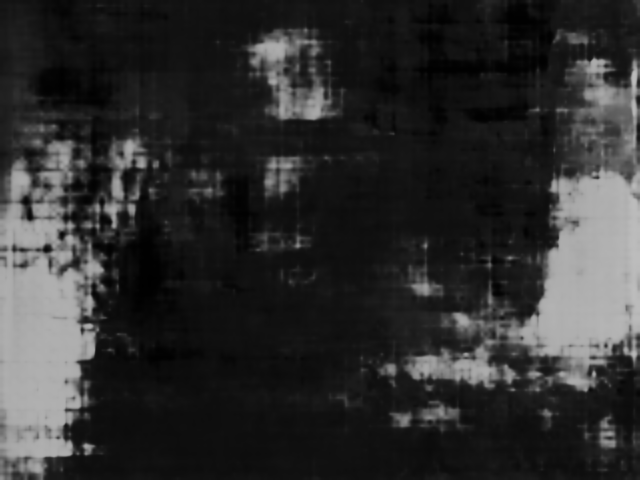
#> input picture PSMNet/Test_disparity.png, 640 x 480 px
$ python get_distance.py   (older library calls are emulated)
#> lines starting #> are read from the running program, lines starting #| are printed output that depends on the picture
import cv2
import numpy as np
import matplotlib.pyplot as plt

# 1. 读取生成的 16位 视差图 (必须加 -1 或 cv2.IMREAD_UNCHANGED)
# 请确保文件名和你生成的一致
img_path = 'Test_disparity.png'
disp_16bit = cv2.imread(img_path, cv2.IMREAD_UNCHANGED)
#> disp_16bit is the input picture: shape (480, 640) uint16; min 217, max 48409, mean 11842.9

if disp_16bit is None:
    print("错误：找不到图片，请检查路径")
    exit()

# 2. 还原真实的视差数值 (float)
# 对应代码中的 img*256 操作，这里我们除回去
disp_true = disp_16bit.astype(np.float32) / 256.0

# 3. 打印中心点的视差值看看
h, w = disp_true.shape
#> h = 480; w = 640
center_disp = disp_true[h//2, w//2]
#> center_disp = 16.44
print(f"图像中心点的视差值是: {center_disp:.4f} 像素")
#| 图像中心点的视差值是: 16.4375 像素

# 4. 生成彩色热力图 (为了好看)
# 归一化到 0-255 之间以便绘图
disp_vis = cv2.normalize(disp_true, None, alpha=0, beta=255, norm_type=cv2.NORM_MINMAX, dtype=cv2.CV_8U)
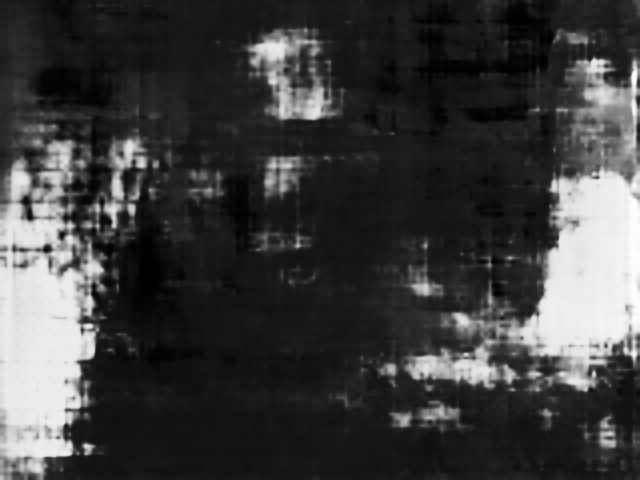
#> disp_vis: shape (480, 640); min 0, max 255, mean 61.5
# 应用伪彩色 (COLORMAP_JET 是常用的彩虹色，COLORMAP_MAGMA 是紫红色调)
disp_color = cv2.applyColorMap(disp_vis, cv2.COLORMAP_JET)
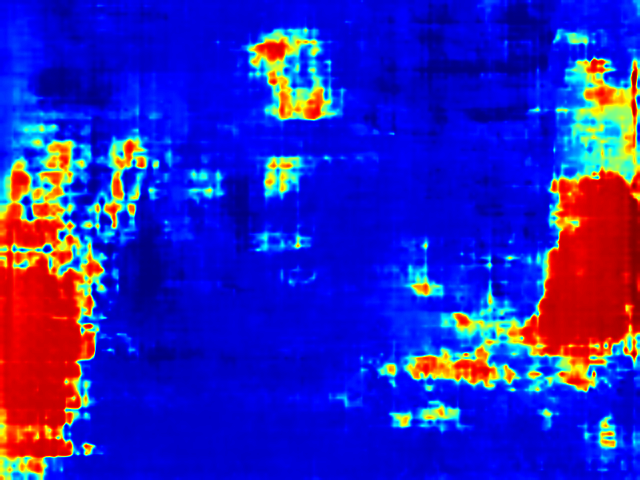
#> disp_color: shape (480, 640, 3); mean B, G, R 186, 35.2, 40.1

# 5. 显示和保存
# cv2.imshow("Disparity (Colorful)", disp_color)
cv2.imwrite("Test_disparity_color.png", disp_color) # 保存一份彩色的
print("已保存彩色可视化图片为 Test_disparity_color.png")

cv2.waitKey(0)
cv2.destroyAllWindows()
